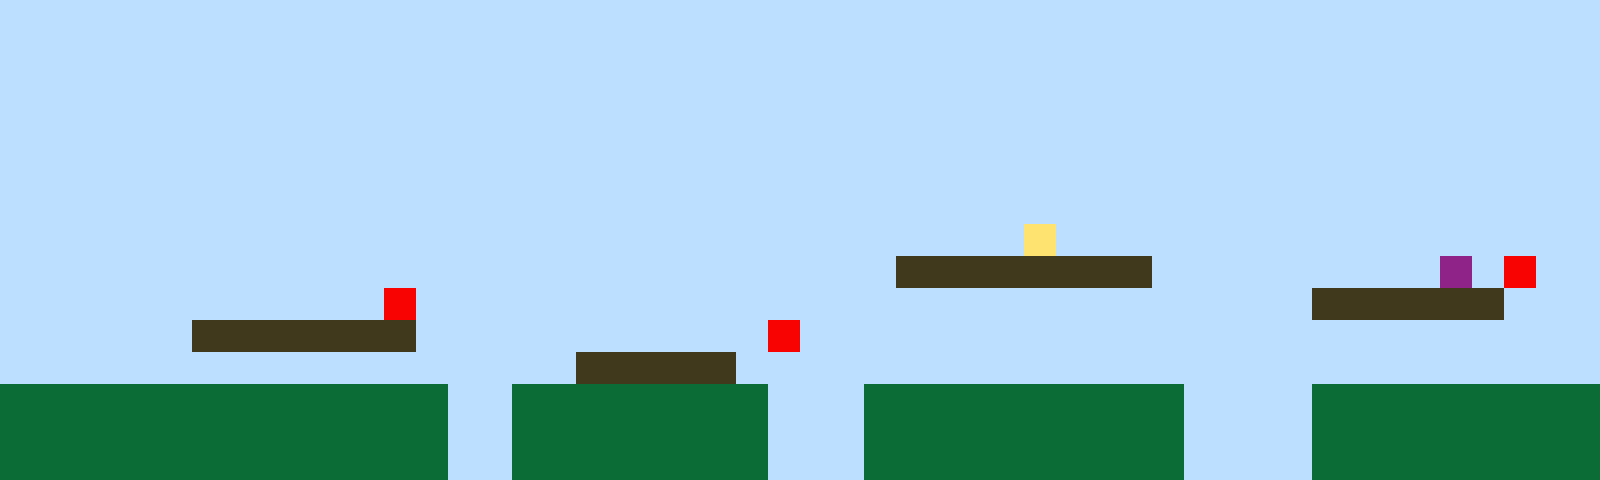

This is a level from a 2D game, rendered from its Tiled map with the project's own tilesets. A one-line summary and the complete map file follow:
An orthogonal 50x15 tile map with 32x32 px tiles, 1 tile layer (Tile Layer 1).

<map version="1.10" tiledversion="1.11.2" orientation="orthogonal" renderorder="right-up" width="50" height="15" tilewidth="32" tileheight="32" infinite="0" nextlayerid="2" nextobjectid="1"><editorsettings><export target="map1.csv" format="csv" /></editorsettings><tileset firstgid="1" name="sprites" tilewidth="32" tileheight="32" tilecount="6" columns="3"><image source="sprites.png" width="96" height="64" /></tileset><layer id="1" name="Tile Layer 1" width="50" height="15"><data encoding="csv">1,1,1,1,1,1,1,1,1,1,1,1,1,1,1,1,1,1,1,1,1,1,1,1,1,1,1,1,1,1,1,1,1,1,1,1,1,1,1,1,1,1,1,1,1,1,1,1,1,1,1,1,1,1,1,1,1,1,1,1,1,1,1,1,1,1,1,1,1,1,1,1,1,1,1,1,1,1,1,1,1,1,1,1,1,1,1,1,1,1,1,1,1,1,1,1,1,1,1,1,1,1,1,1,1,1,1,1,1,1,1,1,1,1,1,1,1,1,1,1,1,1,1,1,1,1,1,1,1,1,1,1,1,1,1,1,1,1,1,1,1,1,1,1,1,1,1,1,1,1,1,1,1,1,1,1,1,1,1,1,1,1,1,1,1,1,1,1,1,1,1,1,1,1,1,1,1,1,1,1,1,1,1,1,1,1,1,1,1,1,1,1,1,1,1,1,1,1,1,1,1,1,1,1,1,1,1,1,1,1,1,1,1,1,1,1,1,1,1,1,1,1,1,1,1,1,1,1,1,1,1,1,1,1,1,1,1,1,1,1,1,1,1,1,1,1,1,1,1,1,1,1,1,1,1,1,1,1,1,1,1,1,1,1,1,1,1,1,1,1,1,1,1,1,1,1,1,1,1,1,1,1,1,1,1,1,1,1,1,1,1,1,1,1,1,1,1,1,1,1,1,1,1,1,1,1,1,1,1,1,1,1,1,1,1,1,1,1,1,1,1,1,1,1,1,1,1,1,1,1,1,1,1,1,1,1,1,1,1,1,1,1,1,1,1,1,1,1,1,1,1,1,1,1,1,1,1,1,1,1,1,1,1,1,1,1,1,1,1,1,1,1,1,1,1,1,1,1,1,1,1,1,4,1,1,1,1,1,1,1,1,1,1,1,1,1,1,1,1,1,1,1,1,1,1,1,1,1,1,1,1,1,1,1,1,1,1,1,1,1,1,1,1,1,1,1,1,1,3,3,3,3,3,3,3,3,1,1,1,1,1,1,1,1,1,6,1,5,1,1,1,1,1,1,1,1,1,1,1,1,1,1,5,1,1,1,1,1,1,1,1,1,1,1,1,1,1,1,1,1,1,1,1,1,1,1,1,1,1,1,1,3,3,3,3,3,3,1,1,1,1,1,1,1,1,1,3,3,3,3,3,3,3,1,1,1,1,1,1,1,1,1,1,1,5,1,1,1,1,1,1,1,1,1,1,1,1,1,1,1,1,1,1,1,1,1,1,1,1,1,1,1,1,1,1,1,1,1,1,1,1,1,1,1,1,1,1,1,3,3,3,3,3,1,1,1,1,1,1,1,1,1,1,1,1,1,1,1,1,1,1,1,1,1,1,1,1,1,1,1,2,2,2,2,2,2,2,2,2,2,2,2,2,2,1,1,2,2,2,2,2,2,2,2,1,1,1,2,2,2,2,2,2,2,2,2,2,1,1,1,1,2,2,2,2,2,2,2,2,2,2,2,2,2,2,2,2,2,2,2,2,2,2,2,1,1,2,2,2,2,2,2,2,2,1,1,1,2,2,2,2,2,2,2,2,2,2,1,1,1,1,2,2,2,2,2,2,2,2,2,2,2,2,2,2,2,2,2,2,2,2,2,2,2,1,1,2,2,2,2,2,2,2,2,1,1,1,2,2,2,2,2,2,2,2,2,2,1,1,1,1,2,2,2,2,2,2,2,2,2</data></layer></map>
